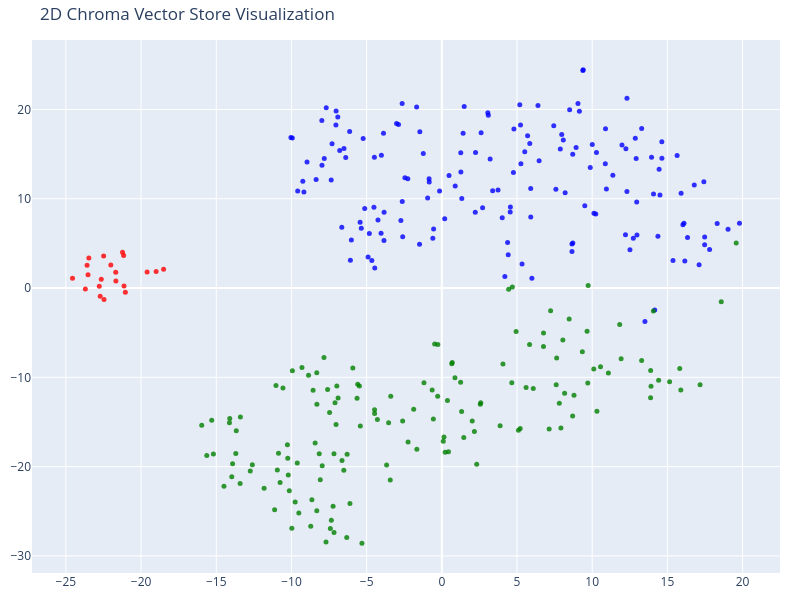

Source (notebook cell):
### Code cell
# Reduce the dimensionality of the vectors to 2D using t-SNE
# (t-distributed stochastic neighbor embedding)

tsne = TSNE(n_components=2, random_state=42)
reduced_vectors = tsne.fit_transform(vectors)

# Create the 2D scatter plot
fig = go.Figure(data=[go.Scatter(
    x=reduced_vectors[:, 0],
    y=reduced_vectors[:, 1],
    mode='markers',
    marker=dict(size=5, color=colors, opacity=0.8),
    text=[f"Type: {t}<br>Text: {d[:100]}..." for t, d in zip(categories, documents)],
    hoverinfo='text'
)])

fig.update_layout(
    title='2D Chroma Vector Store Visualization',
    scene=dict(xaxis_title='x',yaxis_title='y'),
    width=800,
    height=600,
    margin=dict(r=20, b=10, l=10, t=40)
)

fig.show()

### Figure 1 — Plotly figure (JSON) as saved in the notebook; plotly's stock layout.template omitted (floating-point values rounded to 4 significant figures; data arrays with more than 128 entries replaced by an {"elided": "..."} marker saying what was removed)
{"data": [{"hoverinfo": "text", "marker": {"color": {"elided": "323 str values"}, "opacity": 0.8, "size": 5}, "mode": "markers", "text": {"elided": "323 str values"}, "type": "scatter", "x": {"elided": "323 float values"}, "y": {"elided": "323 float values"}}], "layout": {"height": 600, "margin": {"b": 10, "l": 10, "r": 20, "t": 40}, "scene": {"xaxis": {"title": {"text": "x"}}, "yaxis": {"title": {"text": "y"}}}, "title": {"text": "2D Chroma Vector Store Visualization"}, "width": 800}}
